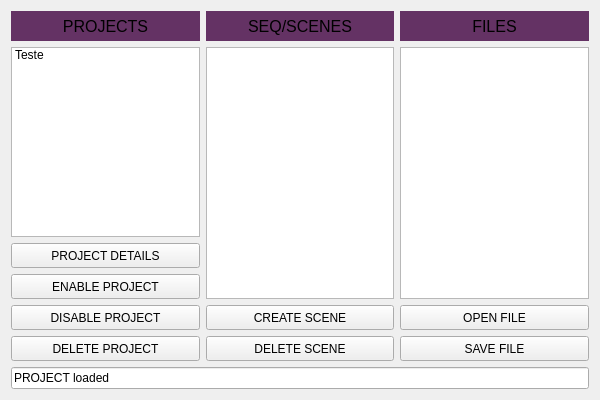
<?xml version="1.0" encoding="UTF-8"?>
<ui version="4.0">
 <class>Form</class>
 <widget class="QWidget" name="Form">
  <property name="geometry">
   <rect>
    <x>0</x>
    <y>0</y>
    <width>600</width>
    <height>400</height>
   </rect>
  </property>
  <property name="windowTitle">
   <string>Form</string>
  </property>
  <property name="styleSheet">
   <string notr="true"/>
  </property>
  <layout class="QVBoxLayout" name="verticalLayout">
   <item>
    <layout class="QHBoxLayout" name="horizontalLayout">
     <item>
      <layout class="QVBoxLayout" name="verticalLayout_2">
       <property name="spacing">
        <number>6</number>
       </property>
       <property name="sizeConstraint">
        <enum>QLayout::SetMinimumSize</enum>
       </property>
       <property name="leftMargin">
        <number>0</number>
       </property>
       <property name="rightMargin">
        <number>0</number>
       </property>
       <item>
        <widget class="QLabel" name="lb_projects">
         <property name="minimumSize">
          <size>
           <width>0</width>
           <height>30</height>
          </size>
         </property>
         <property name="font">
          <font>
           <pointsize>12</pointsize>
          </font>
         </property>
         <property name="styleSheet">
          <string notr="true">QLabel
{
background-color: rgb(100, 50, 100);
}</string>
         </property>
         <property name="text">
          <string>PROJECTS</string>
         </property>
         <property name="alignment">
          <set>Qt::AlignCenter</set>
         </property>
        </widget>
       </item>
       <item>
        <widget class="QListWidget" name="lw_projects">
         <item>
          <property name="text">
           <string>Teste</string>
          </property>
         </item>
        </widget>
       </item>
       <item>
        <widget class="QPushButton" name="bt_proj_details">
         <property name="minimumSize">
          <size>
           <width>0</width>
           <height>25</height>
          </size>
         </property>
         <property name="maximumSize">
          <size>
           <width>16777215</width>
           <height>100</height>
          </size>
         </property>
         <property name="text">
          <string>PROJECT DETAILS</string>
         </property>
        </widget>
       </item>
       <item>
        <widget class="QPushButton" name="bt_proj_enable">
         <property name="minimumSize">
          <size>
           <width>0</width>
           <height>25</height>
          </size>
         </property>
         <property name="text">
          <string>ENABLE PROJECT</string>
         </property>
        </widget>
       </item>
       <item>
        <widget class="QPushButton" name="bt_proj_disable">
         <property name="minimumSize">
          <size>
           <width>0</width>
           <height>25</height>
          </size>
         </property>
         <property name="text">
          <string>DISABLE PROJECT</string>
         </property>
        </widget>
       </item>
       <item>
        <widget class="QPushButton" name="bt_proj_delete">
         <property name="minimumSize">
          <size>
           <width>0</width>
           <height>25</height>
          </size>
         </property>
         <property name="text">
          <string>DELETE PROJECT</string>
         </property>
        </widget>
       </item>
      </layout>
     </item>
     <item>
      <layout class="QVBoxLayout" name="verticalLayout_5" stretch="0,0,0,0">
       <property name="leftMargin">
        <number>0</number>
       </property>
       <item>
        <widget class="QLabel" name="lb_seq">
         <property name="minimumSize">
          <size>
           <width>0</width>
           <height>30</height>
          </size>
         </property>
         <property name="font">
          <font>
           <pointsize>12</pointsize>
          </font>
         </property>
         <property name="styleSheet">
          <string notr="true">QLabel
{
background-color: rgb(100, 50, 100);
}</string>
         </property>
         <property name="text">
          <string>SEQ/SCENES</string>
         </property>
         <property name="alignment">
          <set>Qt::AlignCenter</set>
         </property>
        </widget>
       </item>
       <item>
        <widget class="QListWidget" name="lw_seq"/>
       </item>
       <item>
        <widget class="QPushButton" name="bt_create_scene">
         <property name="minimumSize">
          <size>
           <width>0</width>
           <height>25</height>
          </size>
         </property>
         <property name="text">
          <string>CREATE SCENE</string>
         </property>
        </widget>
       </item>
       <item>
        <widget class="QPushButton" name="bt_delete_scene">
         <property name="minimumSize">
          <size>
           <width>0</width>
           <height>25</height>
          </size>
         </property>
         <property name="text">
          <string>DELETE SCENE</string>
         </property>
        </widget>
       </item>
      </layout>
     </item>
     <item>
      <layout class="QVBoxLayout" name="verticalLayout_3">
       <item>
        <widget class="QLabel" name="lb_files">
         <property name="minimumSize">
          <size>
           <width>0</width>
           <height>30</height>
          </size>
         </property>
         <property name="font">
          <font>
           <pointsize>12</pointsize>
          </font>
         </property>
         <property name="styleSheet">
          <string notr="true">QLabel
{
background-color: rgb(100, 50, 100);
}</string>
         </property>
         <property name="text">
          <string>FILES</string>
         </property>
         <property name="alignment">
          <set>Qt::AlignCenter</set>
         </property>
        </widget>
       </item>
       <item>
        <widget class="QListWidget" name="lw_files">
         <property name="minimumSize">
          <size>
           <width>40</width>
           <height>0</height>
          </size>
         </property>
        </widget>
       </item>
       <item>
        <widget class="QPushButton" name="bt_open">
         <property name="minimumSize">
          <size>
           <width>0</width>
           <height>25</height>
          </size>
         </property>
         <property name="text">
          <string>OPEN FILE</string>
         </property>
        </widget>
       </item>
       <item>
        <widget class="QPushButton" name="bt_save">
         <property name="minimumSize">
          <size>
           <width>0</width>
           <height>25</height>
          </size>
         </property>
         <property name="text">
          <string>SAVE FILE</string>
         </property>
        </widget>
       </item>
      </layout>
     </item>
    </layout>
   </item>
   <item>
    <widget class="QLineEdit" name="lineEdit">
     <property name="text">
      <string>PROJECT loaded</string>
     </property>
    </widget>
   </item>
  </layout>
 </widget>
 <resources/>
 <connections/>
</ui>
